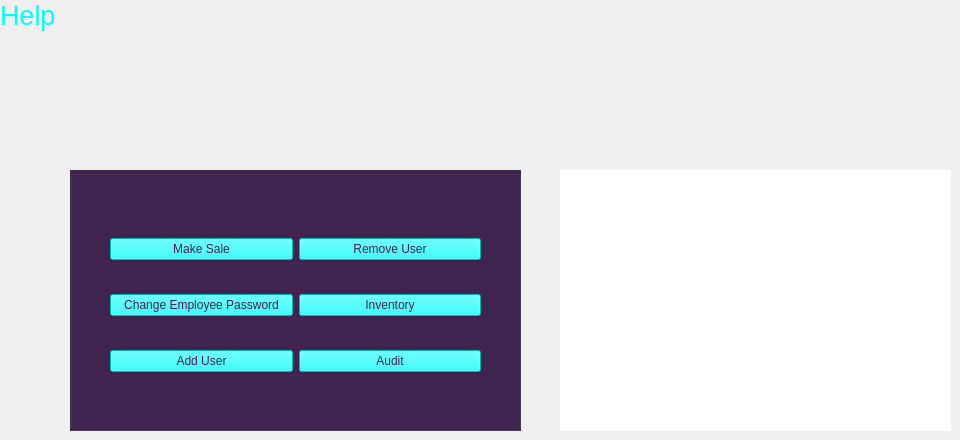
    <widget class="QWidget" name="help_page">
     <widget class="QLabel" name="helpPageLabel">
      <property name="geometry">
       <rect>
        <x>0</x>
        <y>0</y>
        <width>163</width>
        <height>50</height>
       </rect>
      </property>
      <property name="styleSheet">
       <string notr="true">font: 87 8pt &quot;Segoe UI Black&quot;;</string>
      </property>
      <property name="text">
       <string>&lt;html&gt;&lt;head/&gt;&lt;body&gt;&lt;p&gt;&lt;span style=&quot; font-size:20pt; color:#00ffff;&quot;&gt;Help&lt;/span&gt;&lt;/p&gt;&lt;/body&gt;&lt;/html&gt;</string>
      </property>
      <property name="alignment">
       <set>Qt::AlignLeading|Qt::AlignLeft|Qt::AlignTop</set>
      </property>
     </widget>
     <widget class="QLabel" name="helpScreen">
      <property name="geometry">
       <rect>
        <x>560</x>
        <y>170</y>
        <width>391</width>
        <height>261</height>
       </rect>
      </property>
      <property name="styleSheet">
       <string notr="true">background-color: rgb(255, 255, 255);
font: 87 8pt &quot;Segoe UI Black&quot;;</string>
      </property>
      <property name="text">
       <string/>
      </property>
      <property name="alignment">
       <set>Qt::AlignCenter</set>
      </property>
     </widget>
     <widget class="QGroupBox" name="helpPageGroupBox">
      <property name="geometry">
       <rect>
        <x>70</x>
        <y>170</y>
        <width>451</width>
        <height>261</height>
       </rect>
      </property>
      <property name="styleSheet">
       <string notr="true">background-color:rgb(63, 36, 79);</string>
      </property>
      <property name="title">
       <string/>
      </property>
      <widget class="QWidget" name="gridLayoutWidget_5">
       <property name="geometry">
        <rect>
         <x>40</x>
         <y>40</y>
         <width>371</width>
         <height>191</height>
        </rect>
       </property>
       <layout class="QGridLayout" name="helpPageGrid">
        <item row="0" column="0">
         <widget class="QPushButton" name="makeSaleHelpButton">
          <property name="styleSheet">
           <string notr="true">background-color: rgb(0, 255, 255);
font: 87 8pt &quot;Segoe UI Black&quot;;
color: rgb(63, 36, 79)</string>
          </property>
          <property name="text">
           <string>Make Sale</string>
          </property>
         </widget>
        </item>
        <item row="1" column="0">
         <widget class="QPushButton" name="changePasswordHelpButton">
          <property name="styleSheet">
           <string notr="true">background-color: rgb(0, 255, 255);
font: 87 8pt &quot;Segoe UI Black&quot;;
color: rgb(63, 36, 79)</string>
          </property>
          <property name="text">
           <string>Change Employee Password</string>
          </property>
         </widget>
        </item>
        <item row="2" column="0">
         <widget class="QPushButton" name="addUserHelpButton">
          <property name="styleSheet">
           <string notr="true">background-color: rgb(0, 255, 255);
font: 87 8pt &quot;Segoe UI Black&quot;;
color: rgb(63, 36, 79)</string>
          </property>
          <property name="text">
           <string>Add User</string>
          </property>
         </widget>
        </item>
        <item row="0" column="1">
         <widget class="QPushButton" name="removeUserHelpButton">
          <property name="styleSheet">
           <string notr="true">background-color: rgb(0, 255, 255);
font: 87 8pt &quot;Segoe UI Black&quot;;
color: rgb(63, 36, 79)</string>
          </property>
          <property name="text">
           <string>Remove User</string>
          </property>
         </widget>
        </item>
        <item row="1" column="1">
         <widget class="QPushButton" name="inventoryHelpButton">
          <property name="styleSheet">
           <string notr="true">background-color: rgb(0, 255, 255);
font: 87 8pt &quot;Segoe UI Black&quot;;
color: rgb(63, 36, 79)</string>
          </property>
          <property name="text">
           <string>Inventory</string>
          </property>
         </widget>
        </item>
        <item row="2" column="1">
         <widget class="QPushButton" name="auditHelpButton">
          <property name="styleSheet">
           <string notr="true">background-color: rgb(0, 255, 255);
font: 87 8pt &quot;Segoe UI Black&quot;;
color: rgb(63, 36, 79)</string>
          </property>
          <property name="text">
           <string>Audit</string>
          </property>
         </widget>
        </item>
       </layout>
      </widget>
     </widget>
    </widget>
